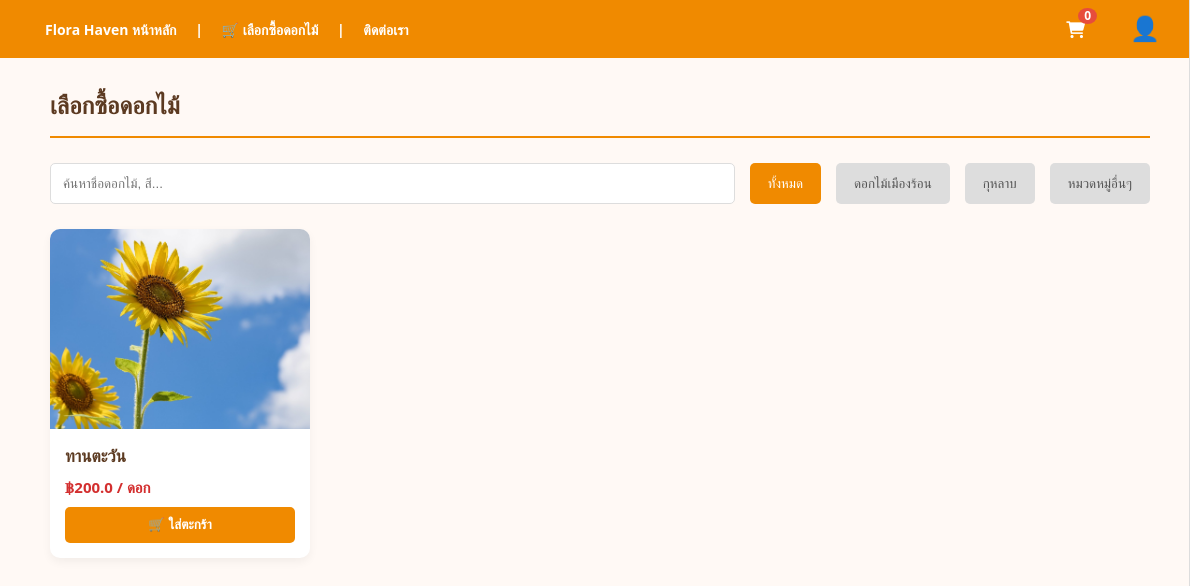
Page /shop on the committed database.
### models.py (models this page shows)
class Flower(db.Model):
    id = db.Column(db.Integer, primary_key=True)
    name = db.Column(db.String(100), nullable=False)                 # ชื่อดอกไม้
    price = db.Column(db.Float, nullable=False)                      # ราคา
    color = db.Column(db.String(50))                                 # สี
    stock_date = db.Column(db.String(50))                            # วันที่นำเข้า
    image_file = db.Column(db.String(255), nullable=True, default='default.jpg')

### routes/shop.py (the view)
    @app.route('/shop')
    def shop_page():
        all_flowers = Flower.query.all()
        return render_template('products.html', flowers=all_flowers)

### billing.py (called while the page is built)
    def calculate_total(self):
        return sum(item.get_subtotal() for item in self.items)

    def calculate_total(self):
        base_total = super().calculate_total()
        total_quantity = sum(item.quantity for item in self.items)
        if total_quantity >= 10:
            discount = base_total * 0.10
            return base_total - discount
        return base_total

### routes/cart.py (called while the page is built, shortened)
def inject_cart():
    cart = session.get('cart', {})
    cart_items_details = []
    total_items_in_cart = 0
    my_order = WholesaleOrder("ลูกค้าทั่วไป")
    return dict(
        cart_items_details=cart_items_details,
        cart_total_price=my_order.calculate_total(),
        cart_total_items=total_items_in_cart
    )

### routes/shop.py (called while the page is built)
def register_shop_routes(app):
    @app.route('/shop')
    def shop_page():
        all_flowers = Flower.query.all()
        return render_template('products.html', flowers=all_flowers)
    @app.route('/about')
    def about():
        return render_template('about.html')
    @app.route('/contact')
    def contact():
        return render_template('contact.html')

### templates/products.html (shortened to what this page needs)
<!DOCTYPE html>
<html lang="th">
<head>
    <link rel="stylesheet" href="https://cdnjs.cloudflare.com/ajax/libs/font-awesome/6.0.0/css/all.min.css">
</head>
<body>
    <div class="navbar" style="display: flex; justify-content: space-between; align-items: center; padding: 10px 30px;">
        <div class="nav-left">
            <a href="/about">Flora Haven หน้าหลัก</a> |
            <a href="/shop" style="color: white; font-weight: bold;">🛒 เลือกซื้อดอกไม้</a> |
            <a href="/contact">ติดต่อเรา</a>
        </div>
        <div class="nav-right" style="display: flex; align-items: center;">
            <a href="javascript:void(0)" class="cart-icon" onclick="toggleCartDrawer()" style="position: relative; color: white; text-decoration: none; font-size: 1.2em; margin-right: 20px;">
                <i class="fas fa-shopping-cart"></i>
                <span class="cart-badge" style="position: absolute; top: -10px; right: -12px; background-color: #e74c3c; color: white; border-radius: 50%; padding: 2px 6px; font-size: 12px; font-weight: bold; line-height: 1;">{{ cart_total_items }}</span>
            </a>
            <div class="user-dropdown">
                <button class="user-icon-btn">👤</button>
            </div>
            </div>
    </div>
    <div class="container">
        <div class="page-header">
            <h2 class="page-title">เลือกซื้อดอกไม้</h2>
        </div>
        <div class="search-row">
            <input type="text" class="search-input" placeholder="ค้นหาชื่อดอกไม้, สี...">
            <button class="category-btn active">ทั้งหมด</button>
            <button class="category-btn">ดอกไม้เมืองร้อน</button>
            <button class="category-btn">กุหลาบ</button>
            <button class="category-btn">หมวดหมู่อื่นๆ</button>
        </div>
        <div class="product-grid">
            {% for flower in flowers %}
            <div class="product-card">
                <img src="{{ url_for('static', filename='uploads/' + flower.image_file) }}" class="product-image" alt="รูปดอกไม้">
                <div class="product-info">
                    <h3 class="product-name">{{ flower.name }}</h3>
                    <p class="product-price">฿{{ flower.price }} / ดอก</p>
                    <form action="/add_to_cart/{{ flower.id }}" method="POST" style="margin-top: 10px;">
                      <button type="submit" class="btn-add-cart" style="margin-top: 0;">🛒 ใส่ตะกร้า</button>
                  </form>
                </div>
            </div>
            {% else %}
            <div style="grid-column: 1 / -1; text-align: center; padding: 50px; color: #888; background: white; border-radius: 10px;">
                ขออภัย ขณะนี้ยังไม่มีสินค้าพร้อมจำหน่าย 🥀
            </div>
            {% endfor %}
        </div>
    </div>
<div class="cart-drawer" id="cartDrawer">
</div>
</body>
</html>

### templates/products.html (style rules this page uses)
body { font-family: 'Segoe UI', Tahoma, Geneva, Verdana, sans-serif; background-color: #FFF9F5; margin: 0; }
.navbar { background-color: #F08A00; color: white; padding: 15px 0; text-align: center; font-weight: bold; font-size: 14px; position: sticky; top: 0; z-index: 1000; }
.navbar a { color: white; text-decoration: none; margin: 0 15px; }
.container { max-width: 1100px; margin: 30px auto; padding: 0 20px; }
.page-header { display: flex; justify-content: space-between; align-items: center; margin-bottom: 25px; border-bottom: 2px solid #F08A00; padding-bottom: 15px; }
.page-title { color: #5C3A21; margin: 0; }
.search-row { display: flex; gap: 15px; margin-bottom: 25px; }
.search-input { flex: 1; padding: 12px; border: 1px solid #ddd; border-radius: 5px; outline: none; }
.category-btn { background-color: #ddd; color: #555; border: none; padding: 10px 18px; border-radius: 5px; cursor: pointer; }
.category-btn.active { background-color: #F08A00; color: white; }
.product-grid { display: grid; grid-template-columns: repeat(auto-fill, minmax(240px, 1fr)); gap: 20px; }
.product-card { background: white; border-radius: 10px; box-shadow: 0 4px 10px rgba(0,0,0,0.05); overflow: hidden; display: flex; flex-direction: column; }
.product-image { width: 100%; height: 200px; object-fit: cover; }
.product-info { padding: 15px; flex-grow: 1; }
.product-name { font-size: 17px; font-weight: bold; color: #5C3A21; margin: 0 0 10px 0; }
.product-price { font-size: 15px; color: #d32f2f; font-weight: bold; margin: 5px 0; }
.btn-add-cart { background-color: #F08A00; color: white; border: none; padding: 10px 20px; border-radius: 5px; cursor: pointer; width: 100%; font-weight: bold; margin-top: 10px; transition: 0.3s; }
.user-dropdown { position: relative; display: inline-block; margin-left: 15px; }
.user-icon-btn { background-color: transparent; color: white; font-size: 24px; border: none; cursor: pointer; padding: 5px 10px; border-radius: 50%; transition: background 0.3s; }
.cart-drawer { position: fixed; top: 0; right: -380px; width: 350px; height: 100%; background: white; z-index: 1002; transition: 0.3s; padding: 20px; display: flex; flex-direction: column; border-left: 1px solid #ddd; }
.cart-badge { position: absolute; top: -8px; right: -12px; background-color: #d32f2f; color: white; border-radius: 50%; padding: 2px 6px; font-size: 11px; font-weight: bold; }

### rows in the picture
Flower: image_file (picture), name "ทานตะวัน", price "200.0"

### other values in the picture
{{ cart_total_items }} "0"
